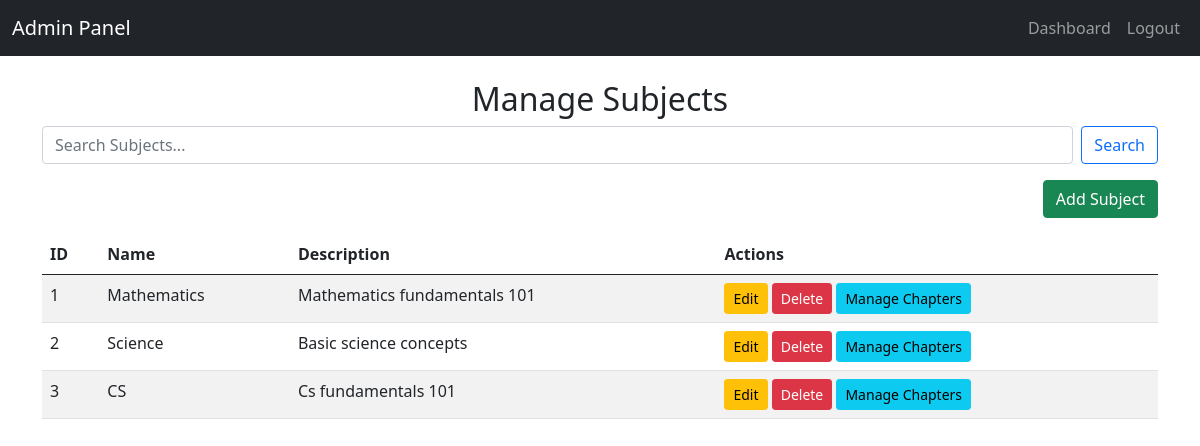
The app's page /admin/manage_subjects (signed in) with its own data.
### tables this page shows
CREATE TABLE subjects (
                    id INTEGER PRIMARY KEY AUTOINCREMENT,
                    name TEXT NOT NULL,
                    description TEXT
                  );

### app.py (the view, shortened to what this page needs)
@app.route('/admin/manage_subjects', methods=['GET', 'POST'])
def manage_subjects():
    if 'user_id' not in session or session['role'] != 'admin':
        return redirect(url_for('login'))
    conn = get_db_connection()
    subjects = conn.execute('SELECT * FROM subjects').fetchall()
    conn.close()
    return render_template('manage_subjects.html', subjects=subjects)

### app.py (called while the page is built)
def get_db_connection():
    conn = sqlite3.connect(DATABASE)
    conn.row_factory = sqlite3.Row
    return conn

### templates/manage_subjects.html (shortened to what this page needs)
<!DOCTYPE html>
<html lang="en">
<head>
    <link href="https://cdn.jsdelivr.net/npm/bootstrap@5.1.0/dist/css/bootstrap.min.css" rel="stylesheet">
</head>
<body>
    <nav class="navbar navbar-expand-lg navbar-dark bg-dark">
        <div class="container-fluid">
            <a class="navbar-brand" href="{{ url_for('admin_dashboard') }}">Admin Panel</a>
            <div class="collapse navbar-collapse" id="navbarNav">
                <ul class="navbar-nav ms-auto">
                    <li class="nav-item"><a class="nav-link" href="{{ url_for('admin_dashboard') }}">Dashboard</a></li>
                    <li class="nav-item"><a class="nav-link" href="{{ url_for('logout') }}">Logout</a></li>
                </ul>
            </div>
        </div>
    </nav>
    <div class="container mt-4">
        <h2 class="text-center">Manage Subjects</h2>
        <form class="d-flex mb-3" method="GET" action="{{ url_for('search_subjects') }}">
            <input class="form-control me-2" type="search" placeholder="Search Subjects..." name="search" value="{{ search }}">
            <button class="btn btn-outline-primary" type="submit">Search</button>
        </form>
        <div class="d-flex justify-content-end mb-3">
            <button class="btn btn-success" data-bs-toggle="modal" data-bs-target="#addSubjectModal">Add Subject</button>
        </div>
        <table class="table table-striped">
            <thead>
                <tr>
                    <th>ID</th>
                    <th>Name</th>
                    <th>Description</th>
                    <th>Actions</th>
                </tr>
            </thead>
            <tbody>
                {% for subject in subjects %}
                <tr>
                    <td>{{ subject.id }}</td>
                    <td>{{ subject.name }}</td>
                    <td>{{ subject.description }}</td>
                    <td>
                        <button class="btn btn-sm btn-warning btn-edit"
                                data-id="{{ subject.id }}"
                                data-name="{{ subject.name }}"
                                data-description="{{ subject.description }}">
                            Edit
                        </button>
                        <button class="btn btn-sm btn-danger btn-delete"
                                data-id="{{ subject.id }}"
                                data-name="{{ subject.name }}">
                            Delete
                        </button>
                        <a href="{{ url_for('manage_chapters', subject_id=subject.id) }}" class="btn btn-sm btn-info">
                            Manage Chapters
                        </a>
                    </td>
                </tr>
                {% endfor %}
            </tbody>
        </table>
    </div>
</body>
</html>

### records on screen
subjects: id "1", name "Mathematics", description "Mathematics fundamentals 101"
subjects: id "2", name "Science", description "Basic science concepts"
subjects: id "3", name "CS", description "Cs fundamentals 101"
